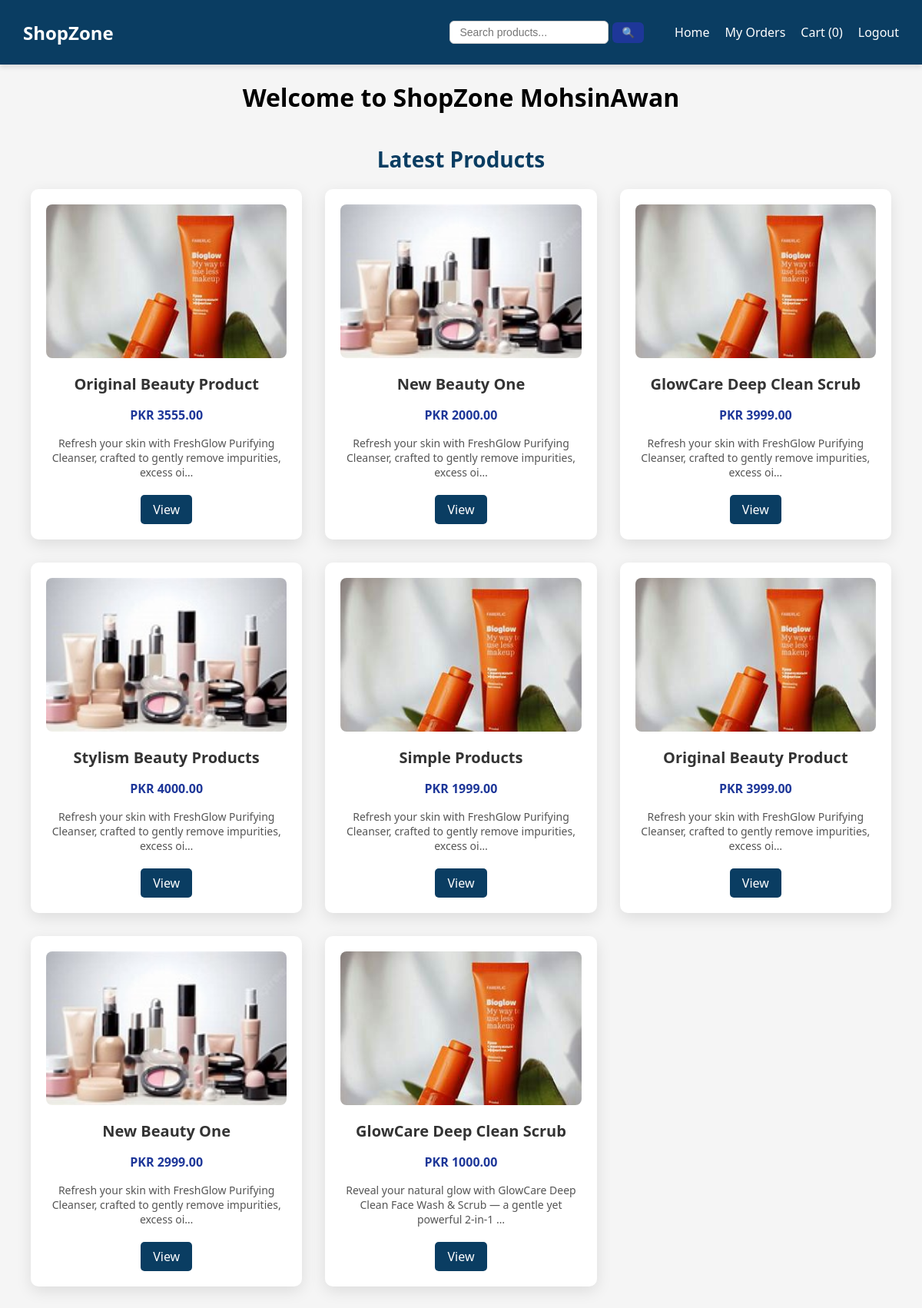
Screenshot of / (signed in) with the database file from the repository.
### store/models.py (models this page shows, shortened)
class Product(models.Model):
    name = models.CharField(max_length=200)
    description = models.TextField()
    price = models.DecimalField(max_digits=8, decimal_places=2)
    image = models.ImageField(upload_to='products/',blank=True,null=True)
    created_at = models.DateTimeField(auto_now_add=True)

### store/views.py (the view)
# urls.py: path('',views.home_view,name='home'),
def home_view(request):
    user = request.user
    query = request.GET.get('q')  # Get search query from URL, e.g., ?q=cream
    if query:
        products = Product.objects.filter(
            Q(name__icontains=query) | Q(description__icontains=query)
        )
    else:
        products = Product.objects.all().order_by('-created_at')
    return render(request,'home.html',{'user':user, 'products':products})

### store/models.py (called while the page is built)
    def total_items(self):
        return sum(item.quantity for item in self.items.all())

### templates/home.html (shortened to what this page needs)
{% extends 'base.html' %}
{% load static %}
{% block extra_css %}
    <link rel="stylesheet" href="{% static 'css/style1.css' %}">
{% endblock %}
{% block content %}
<h1 style=" text-align:center;">Welcome to ShopZone {{request.user.username}}</h1>
<h1 class="heading">Latest Products</h1>
{% if products %}
<div class="product-grid">
    {% for product in products %}
    <div class="product-card">
        {% if product.image %}
            <img src="{{ product.image.url }}" alt="{{ product.name }}">
        {% else %}
            <img src="{% static 'images/default.jpg' %}" alt="No image available">
        {% endif %}
        <h3>{{ product.name }}</h3>
        <p class="price">PKR {{ product.price }}</p>
        <p class="desc">{{ product.description|truncatechars:100 }}</p>
        <a href="{% url 'product_detail' product.pk %}" class="btn">View</a>
    </div>
    {% endfor %}
</div>
{% else %}
    <p style="text-align:center; color: crimson;">No products found.</p>
{% endif %}
{% endblock %}

### static/css/style.css (style rules this page uses)
body { margin: 0; font-family: 'Segoe UI', sans-serif; background-color: #f5f5f5; }

### static/css/style1.css (style rules this page uses)
.heading { text-align: center; margin: 40px 0 20px; font-size: 28px; color: #0a3d62; }
.product-grid { display: grid; grid-template-columns: repeat(auto-fit, minmax(260px, 1fr)); gap: 30px; padding: 0 40px 40px; }
.product-card { background: #fff; border-radius: 10px; box-shadow: 0 6px 20px rgba(0,0,0,0.1); overflow: hidden; transition: transform 0.3s ease; text-align: center; padding: 20px; }
.product-card img { width: 100%; height: 200px; object-fit: cover; border-radius: 8px; }
.product-card h3 { margin: 15px 0 10px; font-size: 20px; color: #333; }
.product-card .price { font-weight: bold; color: #1e3799; }
.product-card .desc { font-size: 14px; color: #555; margin: 10px 0; }
.product-card .btn { display: inline-block; margin-top: 10px; padding: 8px 16px; background: #0a3d62; color: #fff; border-radius: 5px; text-decoration: none; transition: background 0.3s; }

### rows the page displays
Product: image (picture), name "Original Beauty Product", price "3555.00", description "Refresh your skin with FreshGlow Purifying Cleanser, crafted to gently remove impurities, excess oi…"
Product: image (picture), name "New Beauty One", price "2000.00", description "Refresh your skin with FreshGlow Purifying Cleanser, crafted to gently remove impurities, excess oi…"
Product: image (picture), name "GlowCare Deep Clean Scrub", price "3999.00", description "Refresh your skin with FreshGlow Purifying Cleanser, crafted to gently remove impurities, excess oi…"
Product: image (picture), name "Stylism Beauty Products", price "4000.00", description "Refresh your skin with FreshGlow Purifying Cleanser, crafted to gently remove impurities, excess oi…"
Product: image (picture), name "Simple Products", price "1999.00", description "Refresh your skin with FreshGlow Purifying Cleanser, crafted to gently remove impurities, excess oi…"
Product: image (picture), name "Original Beauty Product", price "3999.00", description "Refresh your skin with FreshGlow Purifying Cleanser, crafted to gently remove impurities, excess oi…"
Product: image (picture), name "New Beauty One", price "2999.00", description "Refresh your skin with FreshGlow Purifying Cleanser, crafted to gently remove impurities, excess oi…"
Product: image (picture), name "GlowCare Deep Clean Scrub", price "1000.00", description "Reveal your natural glow with GlowCare Deep Clean Face Wash & Scrub — a gentle yet powerful 2-in-1 …"

### other values shown
{{ count }} "0"
{{ request.user.username }} "MohsinAwan"
